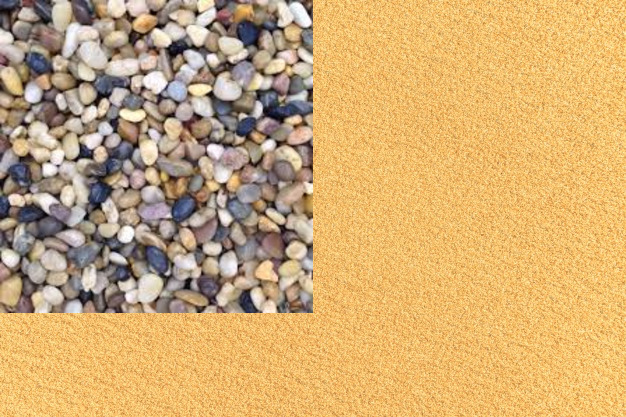
#> input picture lbp/test_images/sand_pebbel_3.jpg, 626 x 417 px, found by its file name
$ jupyter execute --allow-errors LBP.ipynb   (shell and % lines are left out)
#> lines starting #> are read from the running program, lines starting #| are printed output that depends on the picture
[cell 1]
# import the necessary packages
from skimage import feature
import numpy as np
from sklearn.svm import LinearSVC
from sklearn.svm import SVC
import matplotlib.pyplot as plt
import cv2
import os
import time
import matplotlib.image as mpimg

[cell 2]
class LocalBinaryPatterns:
    def __init__(self, numPoints, radius):
        # store the number of points and radius
        self.numPoints = numPoints
        self.radius = radius

    def describe(self, image, eps=1e-7):
        # compute the Local Binary Pattern representation
        # of the image, and then use the LBP representation
        # to build the histogram of patterns
        lbp = feature.local_binary_pattern(image, self.numPoints, self.radius, method="uniform")
        (hist, _) = np.histogram(lbp.ravel(), bins=np.arange(0, self.numPoints + 3), range=(0, self.numPoints + 2))

        # For every region all non-uniform patterns (more than two transitions) are labeled with one single label.
        # This means that every regional histogram consists of P
        # (P − 1) + 3 bins: P (P − 1) bins for the patterns with two
        # transitions, two bins for the patterns with zero transitions
        # and one bin for all non-uniform patterns.

        # normalize the histogram
        hist = hist.astype("float")
        hist /= (hist.sum() + eps)

        # return the histogram of Local Binary Patterns
        return hist

[cell 3]
# Directories of sand and pebbel images
sand = "sand1/"
#> (the rest of this cell did not finish here and is left out)

#> (a cell that did not finish here is left out)

#> (a cell that did not finish here is left out)

#> (a cell that did not finish here is left out)

[cell 7]
# Initialize the local binary patterns descriptor along with
# the data and label lists
desc = LocalBinaryPatterns(8, 1)
data = []
labels = []

# loop over the training images of sand
#> (the rest of this cell did not finish here and is left out)

[cell 8]
# train a Linear SVM on the data
model = SVC(C=200.0, random_state=42, probability = True)
#> (the rest of this cell did not finish here and is left out)

[cell 9]
# loop over the testing images for pebbel images
count = 0
#> (the rest of this cell did not finish here and is left out)

[cell 10]
# loop over the testing images for sand images
count = 0
#> (the rest of this cell did not finish here and is left out)

#> (a cell that did not finish here is left out)

#> (a cell that did not finish here is left out)

[cell 13]
# Define sliding window function
def sliding_window(image, stepSize, windowSize):
    # slide a window across the image
    for y in range(0, image.shape[0], stepSize):
        for x in range(0, image.shape[1], stepSize):
            # yield the current window
            yield (x, y, image[y:y + windowSize[1], x:x + windowSize[0]])

[cell 14]
# Load image which contains pebbels in the sand
img = mpimg.imread("sand_pebbel_3.jpg")
#> img is the input picture: shape (417, 626, 3); mean R, G, B 207.7, 171, 116.3
plt.imshow(img)

[cell 15]
winW = 16
winH = 16
points_left = []
points_right = []
winW_sub = 32
winH_sub = 32
stepSize_sub = 32
s=0

#> (a cell that did not finish here is left out)

#> (a cell that did not finish here is left out)

[cell 18]
points_l = []
pooint_r = []
gray = cv2.cvtColor(img[94:128, 158:192], cv2.COLOR_BGR2GRAY)
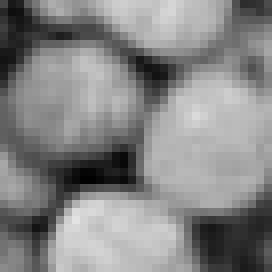
#> gray: shape (34, 34) (shown 8 times larger); min 1, max 227, mean 133.5
hist = desc.describe(gray)
#> call 2 of describe, with eps = 1e-07
#> in describe (call 2), `lbp = feature.local_binary_pattern(image, self.numPoints, self.radius,..`:
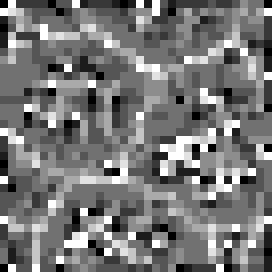
#> lbp: shape (34, 34) float64 (shown 8 times larger); min 0, max 9, mean 4.21; drawn with min black and max white
#> in describe (call 2), `(hist, _) = np.histogram(lbp.ravel(), bins=np.arange(0, self.numPoints..`: hist = [39, 58, 97, 213, 346, 158, 89, 48, 36, 72]
#> in describe (call 2), `hist /= (hist.sum() + eps)`: hist = [0.0337, 0.0502, 0.0839, 0.184, 0.299, 0.137, 0.077, 0.0415, 0.0311, 0.0623]
#> (the rest of this cell did not finish here and is left out)
